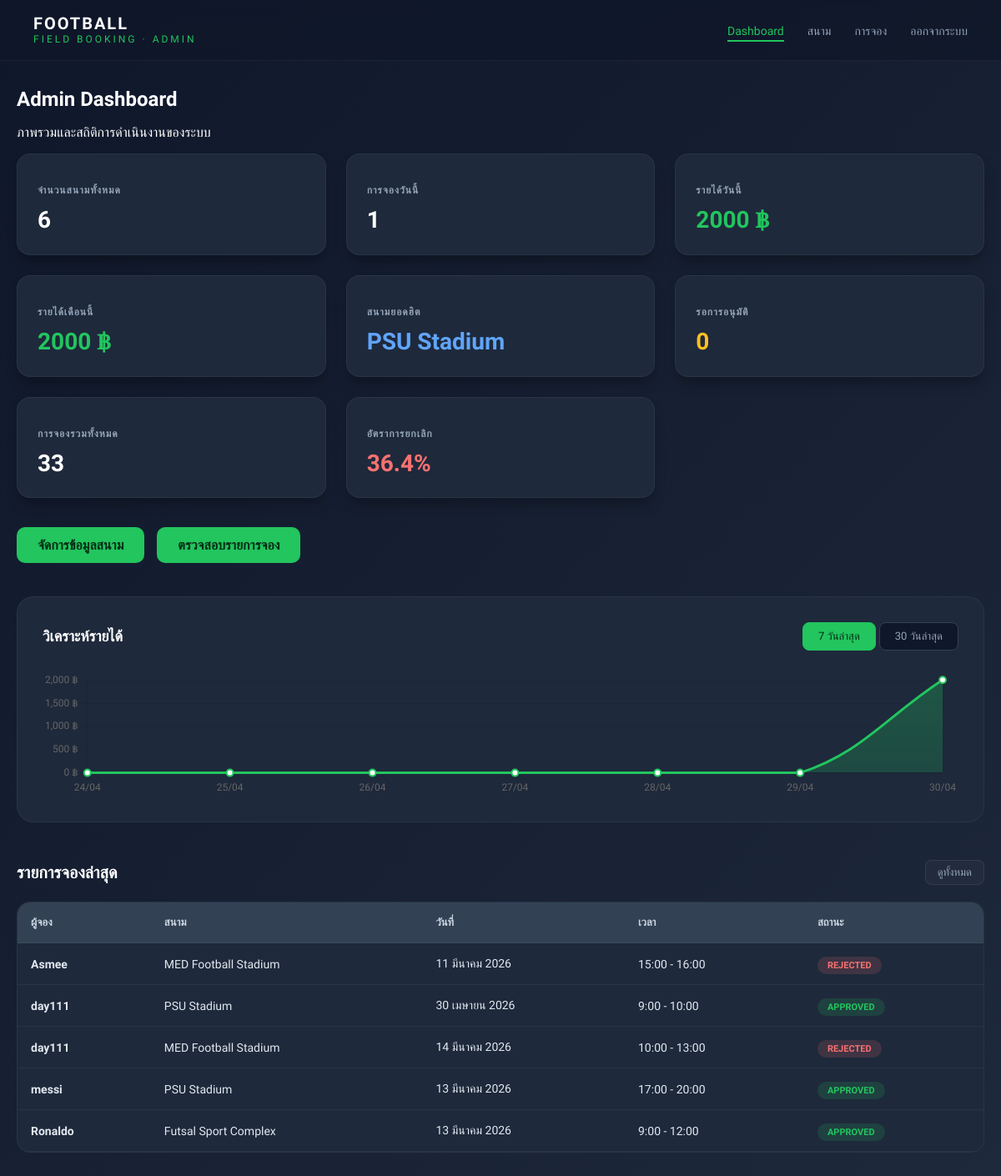
The page /admin-dashboard/ (signed in) on the database as committed earlier.
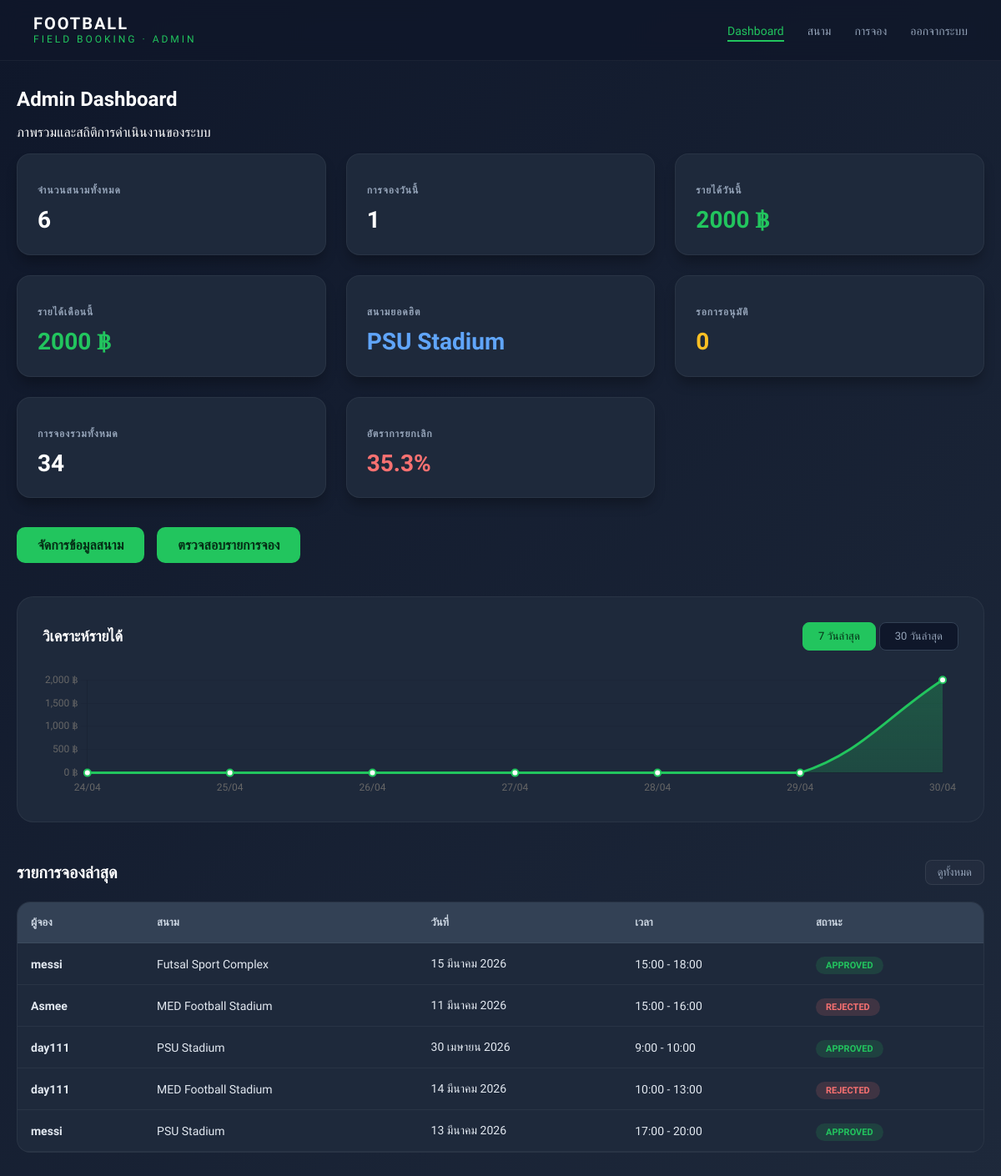
The same page on the database as committed later.
### booking/models.py (models this page shows, shortened)
class Booking(models.Model):
    STATUS_CHOICES = (
        ('pending', 'Pending'),
        ('approved', 'Approved'),
        ('rejected', 'Rejected'),
        ('cancelled', 'Cancelled'),
    )
    user = models.ForeignKey(User, on_delete=models.CASCADE)
    field = models.ForeignKey(Field, on_delete=models.CASCADE)
    date = models.DateField()
    start_time = models.TimeField()
    end_time = models.TimeField()
    hours = models.IntegerField()
    total_price = models.IntegerField()
    status = models.CharField(
        max_length=10,
        choices=STATUS_CHOICES,
        default='pending'
    )
    slip = models.ImageField(upload_to="slips/", null=True, blank=True)
    created_at = models.DateTimeField(auto_now_add=True)
    class Meta:
        ordering = ['-created_at']

class Field(models.Model):
    name = models.CharField(max_length=100)
    field_type = models.CharField(max_length=20, choices=FIELD_TYPE)
    price = models.IntegerField()
    image = models.ImageField(upload_to='fields/', null=True, blank=True)
    open_time = models.TimeField()
    close_time = models.TimeField()

### booking/views.py (the view)
# urls.py: path('admin-dashboard/', views.admin_dashboard, name='admin_dashboard'),
@login_required
def admin_dashboard(request):
    if not request.user.is_superuser:
        return redirect("home")
    today = timezone.now().date()
    start_of_month = today.replace(day=1)
    total_fields = Field.objects.count()
    today_bookings = Booking.objects.filter(date=today).count()
    today_income = Booking.objects.filter(date=today, status='approved').aggregate(total=Sum('total_price'))['total'] or 0
    month_income = Booking.objects.filter(date__gte=start_of_month, status='approved').aggregate(total=Sum('total_price'))['total'] or 0
    top_field_query = Booking.objects.values('field__name').annotate(count=Count('id')).order_by('-count').first()
    top_field_name = top_field_query['field__name'] if top_field_query else "ไม่มีข้อมูล"
    pending_bookings = Booking.objects.filter(status='pending').count()
    total_bookings = Booking.objects.count()
    rejected_count = Booking.objects.filter(status='rejected').count()
    cancel_rate = round((rejected_count / total_bookings * 100), 1) if total_bookings > 0 else 0
    days_7 = []
    income_7 = []
    for i in range(6, -1, -1):
        day = today - timedelta(days=i)
        total = Booking.objects.filter(date=day, status='approved').aggregate(sum=Sum('total_price'))['sum'] or 0
        days_7.append(day.strftime("%d/%m"))
        income_7.append(float(total))
    days_30 = []
    income_30 = []
    for i in range(29, -1, -1):
        day = today - timedelta(days=i)
        total = Booking.objects.filter(date=day, status='approved').aggregate(sum=Sum('total_price'))['sum'] or 0
        days_30.append(day.strftime("%d/%m"))
        income_30.append(float(total))
    latest_bookings = Booking.objects.select_related("field", "user").order_by("-id")[:5]
    context = {
        "total_fields": total_fields,
        "today_bookings": today_bookings,
        "today_income": today_income,
        "month_income": month_income,
        "top_field_name": top_field_name,
        "pending_bookings": pending_bookings,
        "total_bookings": total_bookings,
        "cancel_rate": cancel_rate,
        "latest_bookings": latest_bookings,
        "chart_labels": json.dumps(days_7),
        "chart_data": json.dumps(income_7),
        "month_labels": json.dumps(days_30),
        "month_data": json.dumps(income_30),
    }
    return render(request, "booking/admin-dashboard.html", context)

### booking/templates/booking/admin-dashboard.html (shortened to what the changed rows need)
{% load static %}
<!DOCTYPE html>
<html lang="th">
<head>
    <link rel="stylesheet" href="{% static 'booking/css/admin-dashboard.css' %}">
</head>
<body>
    <div class="container">
        <header class="header-section">
            <h1>Admin Dashboard</h1>
        </header>
        <div class="dashboard-grid">
            <div class="card">
                <h3>การจองรวมทั้งหมด</h3>
                <div class="number">{{ total_bookings }}</div>
            </div>
            <div class="card">
                <h3>อัตราการยกเลิก</h3>
                <div class="number danger">{{ cancel_rate }}%</div>
            </div>
        </div>
        <section class="chart-section">
            <div class="chart-header">
                <h2>วิเคราะห์รายได้</h2>
            </div>
        </section>
        <section class="latest-section">
            <div class="section-header">
                <h2>รายการจองล่าสุด</h2>
            </div>
            <div class="table-container">
                <table class="booking-table">
                    <thead>
                        <tr>
                            <th>ผู้จอง</th>
                            <th>สนาม</th>
                            <th>วันที่</th>
                            <th>เวลา</th>
                            <th>สถานะ</th>
                        </tr>
                    </thead>
                    <tbody>
                        {% for b in latest_bookings %}
                        <tr>
                            <td class="user-name">{{ b.user.username }}</td>
                            <td>{{ b.field.name }}</td>
                            <td>{{ b.date }}</td>
                            <td>{{ b.start_time }} - {{ b.end_time }}</td>
                            <td>
                                <span class="status {{ b.status }}">
                                    {{ b.status|upper }}
                                </span>
                            </td>
                        </tr>
                        {% empty %}
                        <tr>
                            <td colspan="5" class="empty-msg">ยังไม่มีข้อมูลการจองในขณะนี้</td>
                        </tr>
                        {% endfor %}
                    </tbody>
                </table>
            </div>
        </section>
    </div>
</body>
</html>

Rows that differ between the two databases and show on the page:
no longer on this page (row unchanged): Booking: user.username "Ronaldo", field.name "Futsal Sport Complex", date "13 มีนาคม 2026", start_time "9:00", end_time "12:00", status "APPROVED"
added Booking: user.username "messi", field.name "Futsal Sport Complex", date "15 มีนาคม 2026", start_time "15:00", end_time "18:00", status "APPROVED"
Other text that changed with them:
{{ total_bookings }}: "33" → "34"
{{ cancel_rate }}: "36.4" → "35.3"
